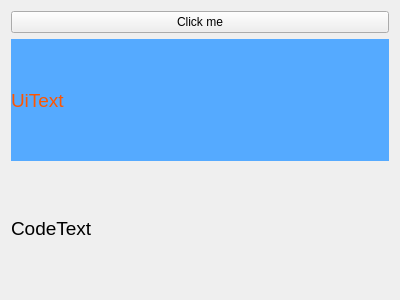
<?xml version="1.0" encoding="UTF-8"?>
<ui version="4.0">
 <class>Widget</class>
 <widget class="QWidget" name="Widget">
  <property name="geometry">
   <rect>
    <x>0</x>
    <y>0</y>
    <width>400</width>
    <height>300</height>
   </rect>
  </property>
  <property name="windowTitle">
   <string>Widget</string>
  </property>
  <layout class="QVBoxLayout" name="verticalLayout">
   <item>
    <widget class="QPushButton" name="clickMeButton">
     <property name="text">
      <string>Click me</string>
     </property>
    </widget>
   </item>
   <item>
    <widget class="QLabel" name="uiTextLabel">
     <property name="font">
      <font>
       <pointsize>14</pointsize>
      </font>
     </property>
     <property name="styleSheet">
      <string notr="true">background-color: rgb(85, 170, 255);
color: rgb(255, 85, 0);</string>
     </property>
     <property name="text">
      <string>UiText</string>
     </property>
    </widget>
   </item>
   <item>
    <widget class="QLabel" name="codeTextLabel">
     <property name="font">
      <font>
       <pointsize>14</pointsize>
      </font>
     </property>
     <property name="text">
      <string>CodeText</string>
     </property>
    </widget>
   </item>
  </layout>
 </widget>
 <layoutdefault spacing="6" margin="11"/>
 <resources/>
 <connections/>
</ui>
